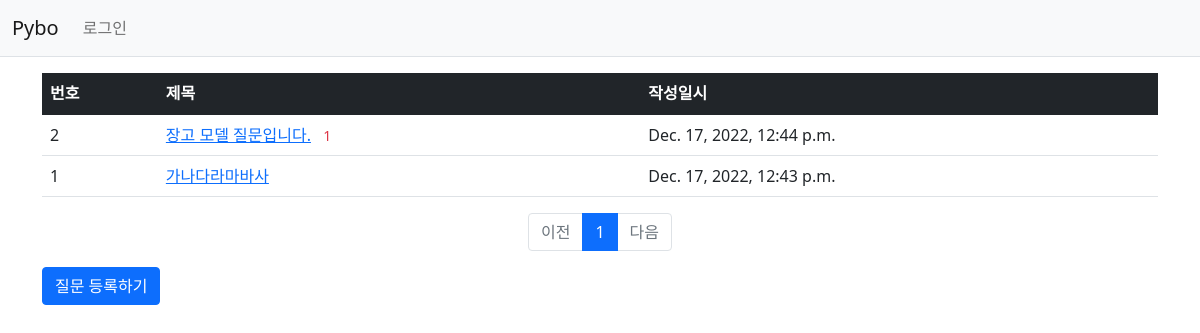
The page /pybo/ on the database as committed earlier.
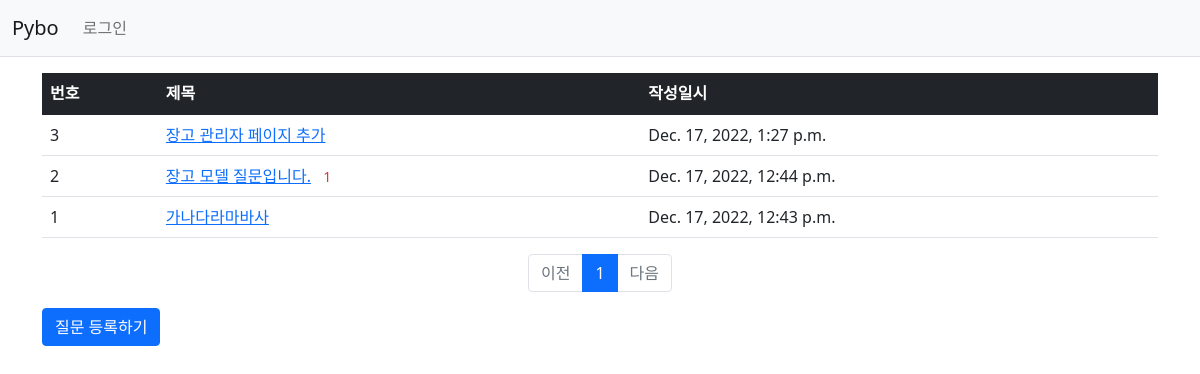
The same page on the database as committed later.
### pybo/models.py (models this page shows, shortened)
class Question(models.Model):
    subject = models.CharField(max_length=20)
    content = models.TextField()
    create_date = models.DateTimeField()

### pybo/views.py (the view)
# urls.py: path('', views.index, name = "index"),
def index(request):
    page = request.GET.get('page', '1')
    question_list =  Question.objects.order_by('-create_date')
    paginator = Paginator(question_list, 10)    #페이지당 10개 씩 보여주기
    page_obj = paginator.get_page(page)
    print(page_obj)
    context = {'question_list': page_obj}
    return render(request, 'pybo/question_list.html', context)

### pybo/templatetags/pybo_filter.py (called while the page is built)
@register.filter
def sub(value, arg):
    return value - arg

### templates/pybo/question_list.html
{% extends 'base.html' %}
{% load pybo_filter %}
{% block content %}
<div class="container my-3">
    <table class="table">
        <thead>
        <tr class="table-dark">
            <th>번호</th>
            <th>제목</th>
            <th>작성일시</th>
        </tr>
        </thead>
        <tbody>
        {% if question_list %}
        {% for question in question_list %}
        <tr>
            <td>
                {{ question_list.paginator.count|sub:question_list.start_index|sub:forloop.counter0|add:1 }}
            </td>
            <td>
                <a href="{% url 'pybo:detail' question.id %}">{{ question.subject }}</a>
                    {% if question.answer_set.count > 0 %}
                    <span class="text-danger small mx-2">{{ question.answer_set.count }}</span>
                    {% endif %}
            </td>
            <td>{{ question.create_date }}</td>
        </tr>
        {% endfor %}
        {% else %}
        <tr>
            <td colspan="3">질문이 없습니다.</td>
        </tr>
        {% endif %}
        </tbody>
    </table>
    <ul class="pagination justify-content-center">
        {% if question_list.has_previous %}
        <li class="page-item">
            <a class="page-link" href="?page={{ question_list.previous_page_number }}">이전</a>
        </li>
        {% else %}
        <li class="page-item disabled">
            <a class="page-link" tabindex="-1" aria-disabled="true" href="#">이전</a>
        </li>
        {% endif %}
        {% for page_number in question_list.paginator.page_range %}
        {% if page_number >= question_list.number|add:-5 and page_number <= question_list.number|add:5 %}
        {% if page_number == question_list.number %}
        <li class="page-item active" aria-current="page">
            <a class="page-link" href="?page={{ page_number }}">{{ page_number }}</a>
        </li>
        {% else %}
        <li class="page-item">
            <a class="page-link" href="?page={{ page_number }}">{{ page_number }}</a>
        </li>
        {% endif %}
        {% endif %}
        {% endfor %}
        {% if question_list.has_next %}
        <li class="page-item">
            <a class="page-link" href="?page={{ question_list.next_page_number }}">다음</a>
        </li>
        {% else %}
        <li class="page-item disabled">
            <a class="page-link" tabindex="-1" aria-disabled="true" href="#">다음</a>
        </li>
        {% endif %}
    </ul>
    <a href="{% url 'pybo:question_create' %}" class="btn btn-primary">질문 등록하기</a>
</div>
{% endblock %}

### templates/base.html (shortened to what this page needs)
{% load static %}
<!DOCTYPE html>
<html lang="en">
<head>
    <link rel="stylesheet" type="text/css" href="{% static 'bootstrap.min.css' %}">
    <link rel="stylesheet" type="text/css" href="{% static 'style.css' %}">
</head>
<body>
{% include "navbar.html" %}
{% block content %}
{% endblock %}
</body>
</html>

### templates/navbar.html (shortened to what this page needs)
<nav class="navbar navbar-expand-lg navbar-light bg-light border-bottom">
    <div class="container-fluid">
        <a class="navbar-brand" href="{% url 'pybo:index' %}">Pybo</a>
        <div class="collapse navbar-collapse" id="navbarSupportedContent">
            <ul class="navbar-nav me-auto mb-2 mb-lg-0">
                <li class="nav-item">
                    <a class="nav-link" href="#">로그인</a>
                </li>
            </ul>
        </div>
    </div>
</nav>

Rows that differ between the two databases and show on the page:
added Question: paginator.count|sub "3", subject "장고 관리자 페이지 추가", create_date "Dec. 17, 2022, 1:27 p.m."
